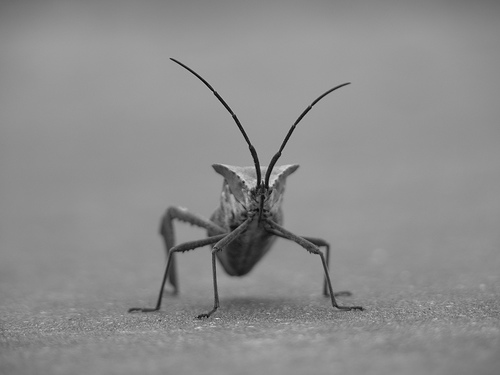
#> input picture matplotlib/stinkbug.png, 500 x 375 px
$ python t0038_image_clim.py
#> lines starting #> are read from the running program, lines starting #| are printed output that depends on the picture
import matplotlib.pyplot as plt
import numpy as np
from PIL import Image

img = np.asarray(Image.open('stinkbug.png'))
#> img is the input picture: shape (375, 500, 3); min 0, max 217, mean 140.5
print(img)
#> (printed output is left out)

# luminosity
lum_img = img[:, :, 0]
print(lum_img)
#> (printed output is left out)

r = lum_img.ravel()

# plt.imshow(lum_img, clim=(0, 175))
im = plt.imshow(lum_img)
im.set_clim(0, 175)
plt.colorbar()

plt.show()
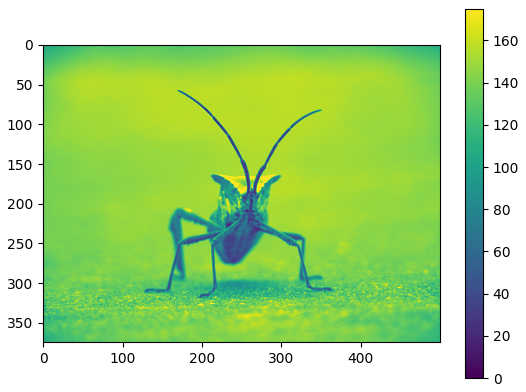
#> figure drawn by matplotlib, 2 panels
